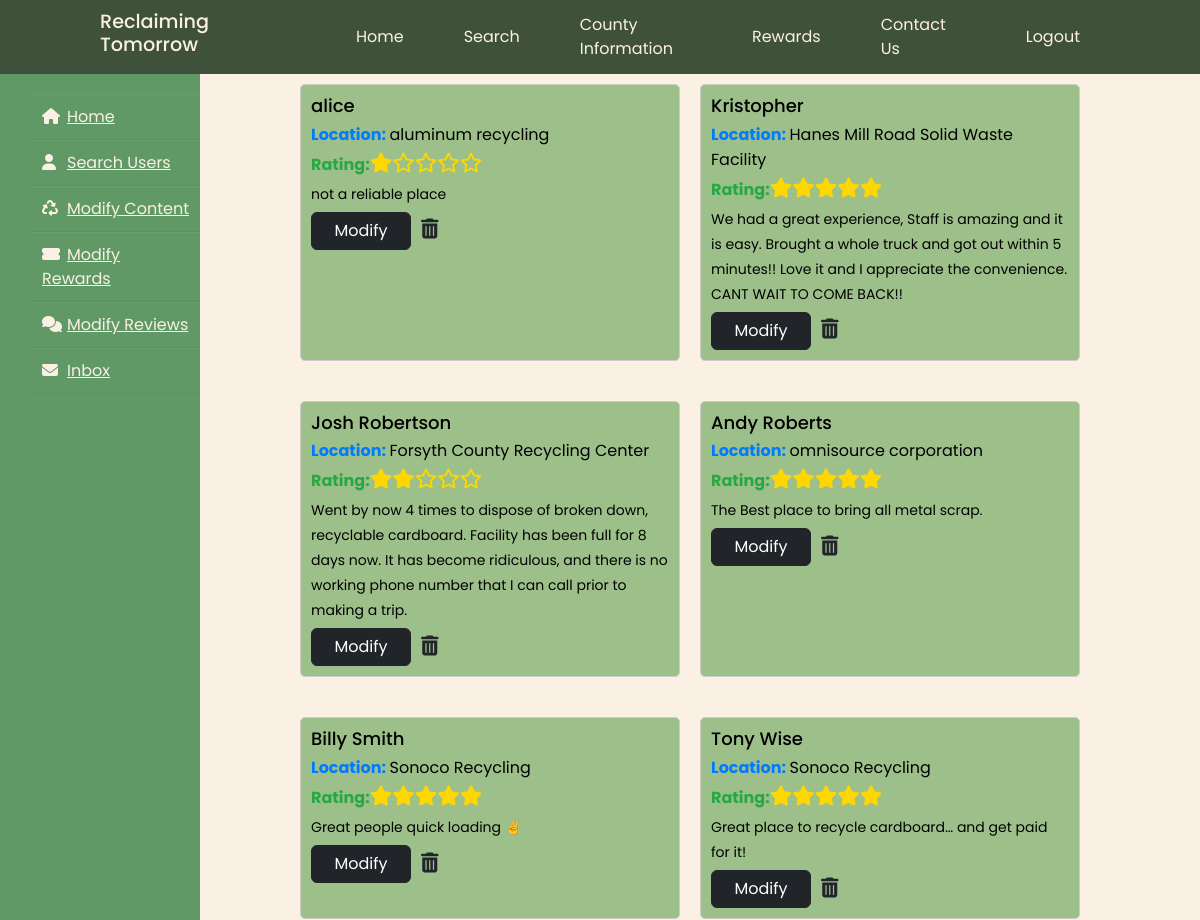
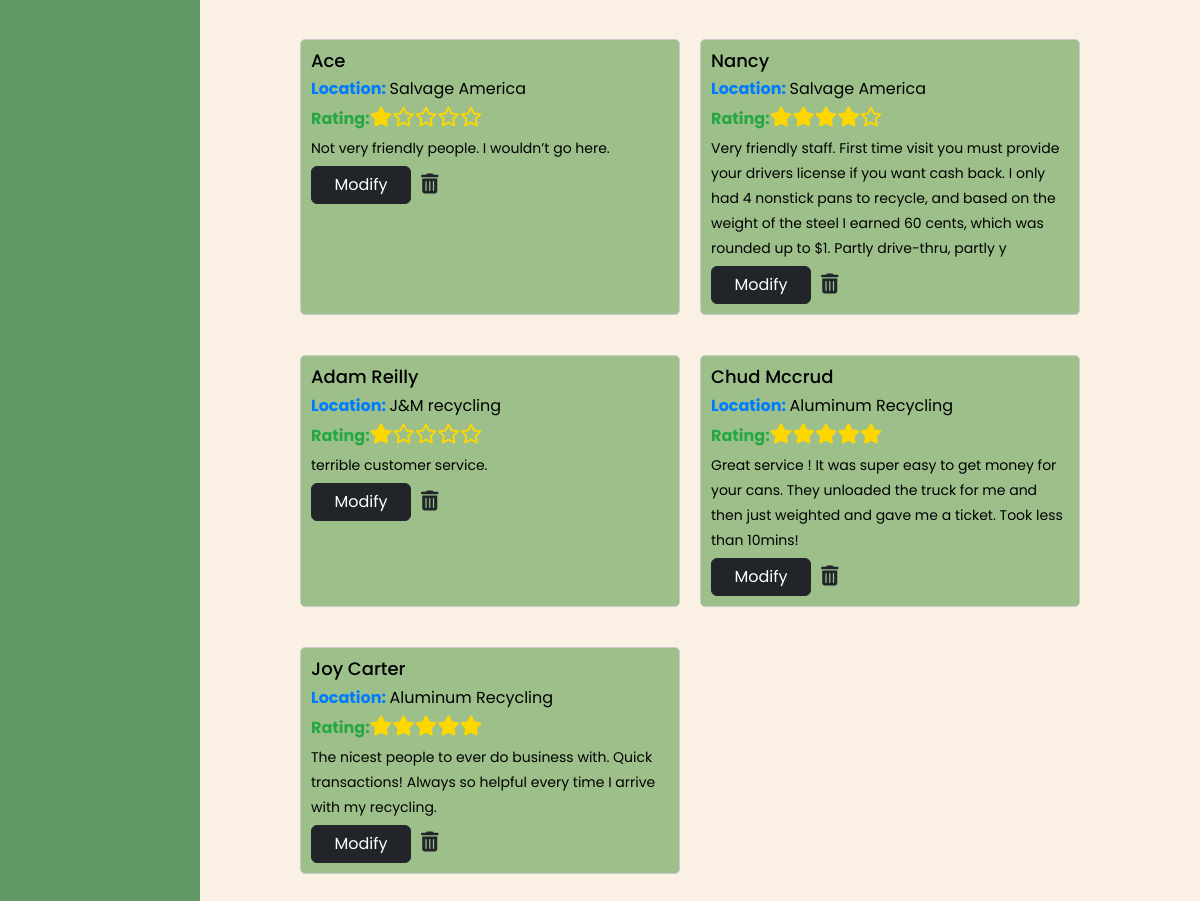
The app's page /admin/modifyReviews.php with its own data (2 pictures, top to bottom).
### tables this page shows
CREATE TABLE `posts` (
  `id` int(11) NOT NULL,
  `name` varchar(100) NOT NULL,
  `location` varchar(200) NOT NULL,
  `rating` int(1) NOT NULL,
  `message` varchar(250) NOT NULL
);

### admin/modifyReviews.php (the view, shortened to what this page needs)
<?php
require '../connect.php';
?>
<!DOCTYPE html>
<html lang="en">
<head>
    <link href="https://cdn.jsdelivr.net/npm/bootstrap@5.3.1/dist/css/bootstrap.min.css" rel="stylesheet" />
    <link href="../style.css" rel="stylesheet">
</head>
<body>
<?php include "../admin/header.php"; ?>
<div class="wrapper">
        <div class="sidebar"><i class=""></i>
            <ul>
            <li><a href="/admin/dashboard"><i class="fas fa-home"></i>Home</a></li>
            <li><a href="/admin/search"><i class="fas fa-user"></i>Search Users</a></li>
            <li><a href="/admin/modifyContent"><i class="fas fa-recycle"></i>Modify Content</a></li>
            <li><a href="/admin/modifyRewards"><i class="fas fa-ticket-alt"></i>Modify Rewards</a></li>
            <li><a href="/admin/modifyReviews"><i class="fas fa-thin fa-comments"></i>Modify Reviews</a></li>
            <li><a href="/admin/inbox"><i class="fas fa-envelope"></i>Inbox</a></li>
            </ul>
        </div>
        <div class="main_content">
        <div class="info">
        <div class="reviews-container">
        <?php
            $sql = "SELECT * FROM posts ORDER BY id DESC";
            $result=mysqli_query($db,$sql);
            if ($result->num_rows > 0) {
                while ($row = $result->fetch_assoc()) {
                    echo '<div class="review">';
                    echo '<h3 style="color: #000">'.$row["name"].'</h3>';
                    echo '<p style="color: #000"><span class="location">Location: </span>'.$row["location"].'</p>';
                    echo '<p><span class="rating">Rating:</span>'.getStars($row["rating"]).'</p>';
                    echo '<p style="color: #000" class="message">'.$row["message"].'</p>';
                    echo '<a class="btn btn-dark btn" href="updateReview.php?id='.$row["id"].'" style="width:100px; margin-right: 10px;" role="button">Modify</a>';
                    echo '<a class="link-dark" href="deleteReview.php?id='.$row["id"].'"><i class="fas fa-trash-alt fa-lg"></i></a>';
                    echo '</div>';
                }
            } else {
                echo "No reviews yet.";
            }
            echo '</div>';
            function getStars($rating) {
                $stars = '';
                for ($i = 1; $i <= 5; $i++) {
                    if ($i <= $rating) {
                        $stars .= '<i class="fas fa-star stars"></i>';
                    } else {
                        $stars .= '<i class="far fa-star stars"></i>';
                    }
                }
                return $stars;
            }
        ?>
      </div>
    </div>
</div>
</body>
</html>

### style.css (style rules this page uses)
* { margin: 0; padding: 0; box-sizing: border-box; list-style: none; font-family: 'Poppins', sans-serif; }
body { background-color: #FAF1E4; background-size: cover; background-position: center; display: flex; padding-top: 64px; flex-direction: column; background-color: #FAF1E4; min-height: 100vh; }
.wrapper { display: flex; position: relative; }
.wrapper .sidebar { width: 200px; height: 100%; background: #609966; padding: 30px 0px; position: fixed; }
.wrapper .sidebar ul li { padding: 10px; border-bottom: 1px solid #CEC5B7; border-bottom: 1px solid rgba(0, 0, 0, 0.05); border-top: 1px solid rgba(255, 255, 255, 0.05); }
.wrapper .sidebar ul li a { color: #FAF1E4; display: block; }
.wrapper .sidebar ul li a .fas { width: 25px; }
.wrapper .main_content { width: 100%; margin-left: 200px; }
.wrapper .main_content .info { margin: 20px; color: #717171; line-height: 25px; }
.wrapper .main_content .info div { margin-bottom: 20px; }

### admin/modifyReviews.php (style rules this page uses)
.reviews-container { max-width: 800px; margin: 0 auto; display: flex; flex-wrap: wrap; gap: 20px; }
.review { border: 1px solid #ccc; border-radius: 5px; padding: 10px; text-align: left; width: calc(50% - 20px); background-color: #9DC08B; }
.review h3 { font-size: 18px; margin: 0; }
.review p { margin: 5px 0; }
.review .location { color: #007BFF; font-weight: bold; }
.review .rating { color: #28A745; font-weight: bold; }
.review .stars { color: #FFD700; font-size: 20px; }
.review .message { font-size: 14px; }

### records on screen
posts: name "alice", location "aluminum recycling", rating 1 (drawn), message "not a reliable place"
posts: name "Kristopher", location "Hanes Mill Road Solid Waste Facility", rating 5 (drawn), message "We had a great experience, Staff is amazing and it is easy. Brought a whole truck and got out within 5 minutes!! Love it and I appreciate the convenience. CANT WAIT TO COME BACK!!"
posts: name "Josh Robertson", location "Forsyth County Recycling Center", rating 2 (drawn), message "Went by now 4 times to dispose of broken down, recyclable cardboard. Facility has been full for 8 days now. It has become ridiculous, and there is no working phone number that I can call prior to making a trip.", $row["id"] 10 (drawn)
posts: name "Andy Roberts", location "omnisource corporation", rating 5 (drawn), message "The Best place to bring all metal scrap."
posts: name "Billy Smith", location "Sonoco Recycling", rating 5 (drawn), message "Great people quick loading ✌️"
posts: name "Tony Wise", location "Sonoco Recycling", rating 5 (drawn), message "Great place to recycle cardboard… and get paid for it!"
posts: name "Ace", location "Salvage America", rating 1 (drawn), message "Not very friendly people. I wouldn’t go here."
posts: name "Nancy", location "Salvage America", rating 4 (drawn), message "Very friendly staff. First time visit you must provide your drivers license if you want cash back. I only had 4 nonstick pans to recycle, and based on the weight of the steel I earned 60 cents, which was rounded up to $1. Partly drive-thru, partly y"
posts: name "Adam Reilly", location "J&M recycling", rating 1 (drawn), message "terrible customer service."
posts: name "Chud Mccrud", location "Aluminum Recycling", rating 5 (drawn), message "Great service ! It was super easy to get money for your cans. They unloaded the truck for me and then just weighted and gave me a ticket. Took less than 10mins!"
posts: name "Joy Carter", location "Aluminum Recycling", rating 5 (drawn), message "The nicest people to ever do business with. Quick transactions! Always so helpful every time I arrive with my recycling."
